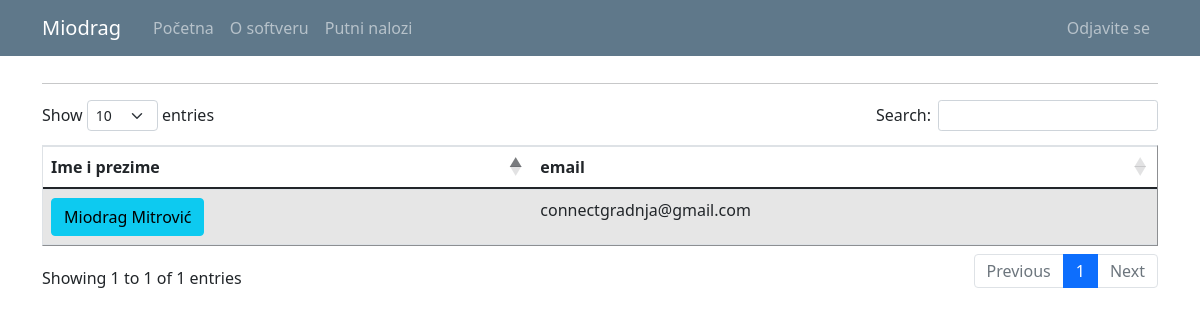
The app's page /user_list (signed in) with its own data.
### putninalozi/models.py (models this page shows, shortened)
class User(db.Model, UserMixin):
    id = db.Column(db.Integer, primary_key=True)
    email = db.Column(db.String(120), unique=True, nullable=False)
    password = db.Column(db.String(60), nullable = False)
    name = db.Column(db.String(20), unique=False, nullable=False)
    surname = db.Column(db.String(20), unique=False, nullable=False)
    gender = db.Column(db.String(1)) #(0, "srednji"), (1, "muški"), (2, "ženski")
    workplace = db.Column(db.String(20), unique=False, nullable=False)
    authorization = db.Column(db.String(10), nullable = False) # ovde treba da budu tipovi korisnika: S_admin, C_admin, C_user
    company_id = db.Column(db.Integer, db.ForeignKey('company.id'), nullable=True)
    default_vehicle = db.Column(db.Integer) #kod radnika koji imaju svoj auto, da bude podrazumevana vrednost id tog vozila
    travelwarrants = db.relationship('TravelWarrant', backref='travelwarrant_user', lazy=True)

### putninalozi/users/routes.py (the view)
@users.route("/user_list")
def user_list():
    if not current_user.is_authenticated:
        flash('Da bi ste pristupili ovoj stranici treba da budete ulogovani.', 'danger')
        return redirect(url_for('users.login'))
    users = User.query.all()
    return render_template('user_list.html', title='Users', users=users)

### putninalozi/models.py (called while the page is built)
@login_manager.user_loader
def load_user(user_id):
    return User.query.get(int(user_id))

### putninalozi/templates/user_list.html (shortened to what this page needs)
{% extends "layout.html" %}
{% block content %}
<hr>
<table id="data" border="1" class="table table-striped">
  {% if current_user.authorization == 's_admin' %}
    <thead>
      <tr id="header">
        <th>Ime i prezime</th>
        <th>Kompanija</th>
        <th>Autorizacija</th>
        <th>email</th>
      </tr>
    </thead>
    <tbody>
      {% for user in users %}
        <tr>
          <td> <a class="mr-2 btn btn-info" href="{{ url_for('users.user_profile', user_id=user.id) }}" title="Uređivanje Korisnika">{{ user.name }} {{ user.surname }}</a> </td>
          <td>{{ user.user_company.companyname }}</td>
          <td>{{ user.authorization }}</td>
          <td>{{ user.email }}</td>
        </tr>
      {% endfor %}
    </tbody>
  {% else %}
    <thead>
      <tr id="header">
        <th>Ime i prezime</th>
        <th>email</th>
      </tr>
    </thead>
    <tbody>
      {% for user in users %}
        {% if user.id == current_user.id %}
          <tr>
            <td> <a class="mr-2 btn btn-info" href="{{ url_for('users.user_profile', user_id=user.id) }}" title="Uređivanje Korisnika">{{ user.name }} {{ user.surname }}</a> </td>
            <td>{{ user.email }}</td>
          </tr>
        {% endif %}
      {% endfor %}
    </tbody>
  {% endif %}
</table>
{% endblock %}

### putninalozi/templates/layout.html (shortened to what this page needs)
<!doctype html>
<html lang="en">
  <head>
    <link rel="stylesheet" href="https://cdn.jsdelivr.net/npm/bootstrap@4.3.1/dist/css/bootstrap.min.css">
    <link rel="stylesheet" type="text/css" href="{{ url_for('static', filename='main.css') }}">
    <link href="https://cdn.jsdelivr.net/npm/bootstrap@5.0.1/dist/css/bootstrap.min.css" rel="stylesheet">
    <link rel="stylesheet" type="text/css" href="https://cdn.datatables.net/1.10.25/css/dataTables.bootstrap5.css">
  </head>
  <body>
    <header class="site-header">
      <nav class="navbar navbar-expand-md navbar-dark bg-steel fixed-top">
        <div class="container">
          <a class="navbar-brand mr-4" href="/">{{ current_user.name }}</a>
          <div class="collapse navbar-collapse" id="navbarToggle">
            <div class="navbar-nav mr-auto">
              {% if current_user.is_authenticated %}
                <a class="nav-item nav-link" href="{{ url_for('main.home') }}">Početna</a>
                <a class="nav-item nav-link" href="{{ url_for('main.about') }}">O softveru</a>
                <a class="nav-item nav-link" href="{{ url_for('travel_warrants.travel_warrant_list') }}">Putni nalozi</a>
              {% else %}
                <a class="nav-item nav-link" href="{{ url_for('main.home') }}">Početna</a>
                <a class="nav-item nav-link" href="{{ url_for('main.about') }}">O softveru</a>
              {% endif %}
            </div>
            <div class="navbar-nav">
              {% if current_user.is_authenticated %}
                {% if current_user.authorization == 's_admin' %}
                  <a class="nav-item nav-link" href="{{ url_for('companys.company_list') }}">Kompanija</a>
                  <a class="nav-item nav-link" href="{{ url_for('vehicles.vehicle_list') }}">Vozila</a>
                  <a class="nav-item nav-link" href="{{ url_for('users.user_list') }}">Korisnici</a>
                  <a class="nav-item nav-link" href="{{ url_for('users.logout') }}">Odjavite se</a>
                {% else %}
                  <a class="nav-item nav-link" href="{{ url_for('users.logout') }}">Odjavite se</a>
                {% endif %}
              {% else %}
                <a class="nav-item nav-link" href="{{ url_for('users.login') }}">Prijavljivanje</a>
              {% endif %}
            </div>
          </div>
        </div>
      </nav>
    </header>
    <main role="main" class="container">
      <div class="row">
        <div class="col-md-12">
          {% block content %}{% endblock %}
        </div>
      </div>
    </main>
  </body>
</html>

### putninalozi/static/main.css (style rules this page uses)
body { background: #fafafa; color: #333333; margin-top: 5rem; }
.bg-steel { background-color: #5f788a; }
.site-header .navbar-nav .nav-link { color: #cbd5db; }

### records on screen
User: name "Miodrag", surname "Mitrović", email "connectgradnja@gmail.com"
